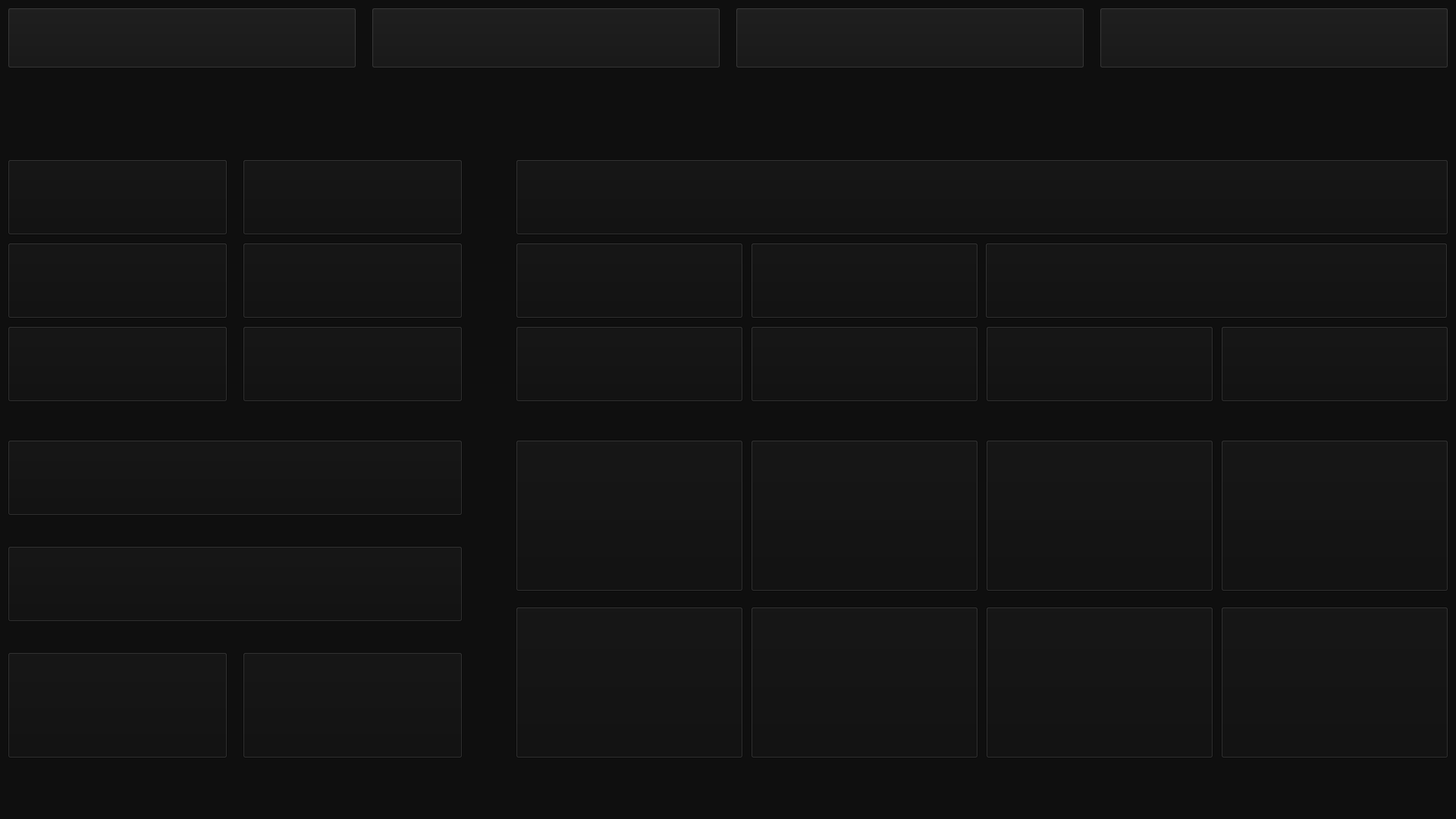
<?xml version="1.0" encoding="UTF-8"?>
<ui version="4.0">
 <class>TouchPanel1</class>
 <widget class="QMainWindow" name="TouchPanel1">
  <property name="geometry">
   <rect>
    <x>0</x>
    <y>0</y>
    <width>1920</width>
    <height>1080</height>
   </rect>
  </property>
  <property name="sizePolicy">
   <sizepolicy hsizetype="Fixed" vsizetype="Fixed">
    <horstretch>0</horstretch>
    <verstretch>0</verstretch>
   </sizepolicy>
  </property>
  <property name="windowTitle">
   <string>TouchPanel1</string>
  </property>
  <property name="styleSheet">
   <string notr="true">background-color: rgb(15, 15, 15);</string>
  </property>
  <widget class="QWidget" name="centralwidget">
   <widget class="QPushButton" name="navPanel">
    <property name="geometry">
     <rect>
      <x>10</x>
      <y>10</y>
      <width>460</width>
      <height>80</height>
     </rect>
    </property>
    <property name="styleSheet">
     <string notr="true">background-color: rgb(21, 21, 21);
border-image: url(:/PanelButton1.png);</string>
    </property>
    <property name="text">
     <string/>
    </property>
    <property name="flat">
     <bool>false</bool>
    </property>
   </widget>
   <widget class="QPushButton" name="commPanel">
    <property name="geometry">
     <rect>
      <x>490</x>
      <y>10</y>
      <width>460</width>
      <height>80</height>
     </rect>
    </property>
    <property name="styleSheet">
     <string notr="true">background-color: rgb(21, 21, 21);
border-image: url(:/PanelButton2.png);</string>
    </property>
    <property name="text">
     <string/>
    </property>
   </widget>
   <widget class="QPushButton" name="vehiclePanel">
    <property name="geometry">
     <rect>
      <x>970</x>
      <y>10</y>
      <width>460</width>
      <height>80</height>
     </rect>
    </property>
    <property name="styleSheet">
     <string notr="true">background-color: rgb(21, 21, 21);
border-image: url(:/PanelButton3.png);</string>
    </property>
    <property name="text">
     <string/>
    </property>
   </widget>
   <widget class="QPushButton" name="modulePanel">
    <property name="geometry">
     <rect>
      <x>1450</x>
      <y>10</y>
      <width>460</width>
      <height>80</height>
     </rect>
    </property>
    <property name="styleSheet">
     <string notr="true">background-color: rgb(21, 21, 21);
border-image: url(:/PanelButton4.png);</string>
    </property>
    <property name="text">
     <string/>
    </property>
   </widget>
   <widget class="QPushButton" name="hud_prv_tab">
    <property name="geometry">
     <rect>
      <x>10</x>
      <y>210</y>
      <width>290</width>
      <height>100</height>
     </rect>
    </property>
    <property name="styleSheet">
     <string notr="true">border-image: url(:/hud_prvpanel.png);</string>
    </property>
    <property name="text">
     <string/>
    </property>
   </widget>
   <widget class="QGraphicsView" name="graphicsView">
    <property name="geometry">
     <rect>
      <x>10</x>
      <y>120</y>
      <width>600</width>
      <height>60</height>
     </rect>
    </property>
    <property name="styleSheet">
     <string notr="true">border-image: url(:/header1.png);</string>
    </property>
    <property name="frameShape">
     <enum>QFrame::NoFrame</enum>
    </property>
   </widget>
   <widget class="QGraphicsView" name="graphicsView_2">
    <property name="geometry">
     <rect>
      <x>680</x>
      <y>120</y>
      <width>600</width>
      <height>60</height>
     </rect>
    </property>
    <property name="styleSheet">
     <string notr="true">border-image: url(:/header2.png);</string>
    </property>
    <property name="frameShape">
     <enum>QFrame::NoFrame</enum>
    </property>
   </widget>
   <widget class="QPushButton" name="hud_confirm">
    <property name="geometry">
     <rect>
      <x>10</x>
      <y>580</y>
      <width>600</width>
      <height>100</height>
     </rect>
    </property>
    <property name="styleSheet">
     <string notr="true">border-image: url(:/hud_select.png);</string>
    </property>
    <property name="text">
     <string/>
    </property>
   </widget>
   <widget class="QPushButton" name="nav_systemmap">
    <property name="geometry">
     <rect>
      <x>10</x>
      <y>860</y>
      <width>290</width>
      <height>140</height>
     </rect>
    </property>
    <property name="styleSheet">
     <string notr="true">border-image: url(:/hud_solar_system_map.png);</string>
    </property>
    <property name="text">
     <string/>
    </property>
   </widget>
   <widget class="QPushButton" name="nav_galaxymap">
    <property name="geometry">
     <rect>
      <x>320</x>
      <y>860</y>
      <width>290</width>
      <height>140</height>
     </rect>
    </property>
    <property name="styleSheet">
     <string notr="true">border-image: url(:/hud_galaxy_map.png);</string>
    </property>
    <property name="text">
     <string/>
    </property>
   </widget>
   <widget class="QPushButton" name="hud_next_tab">
    <property name="geometry">
     <rect>
      <x>320</x>
      <y>210</y>
      <width>290</width>
      <height>100</height>
     </rect>
    </property>
    <property name="styleSheet">
     <string notr="true">border-image: url(:/hud_nextpanel.png);</string>
    </property>
    <property name="text">
     <string/>
    </property>
   </widget>
   <widget class="QPushButton" name="hud_nav_left">
    <property name="geometry">
     <rect>
      <x>10</x>
      <y>320</y>
      <width>290</width>
      <height>100</height>
     </rect>
    </property>
    <property name="styleSheet">
     <string notr="true">border-image: url(:/hud_move_left.png);</string>
    </property>
    <property name="text">
     <string/>
    </property>
   </widget>
   <widget class="QPushButton" name="hud_nav_right">
    <property name="geometry">
     <rect>
      <x>320</x>
      <y>320</y>
      <width>290</width>
      <height>100</height>
     </rect>
    </property>
    <property name="styleSheet">
     <string notr="true">border-image: url(:/hud_move_right.png);</string>
    </property>
    <property name="text">
     <string/>
    </property>
   </widget>
   <widget class="QPushButton" name="hud_nav_up">
    <property name="geometry">
     <rect>
      <x>10</x>
      <y>430</y>
      <width>290</width>
      <height>100</height>
     </rect>
    </property>
    <property name="styleSheet">
     <string notr="true">border-image: url(:/hud_move_up.png);</string>
    </property>
    <property name="text">
     <string/>
    </property>
   </widget>
   <widget class="QPushButton" name="hud_nav_down">
    <property name="geometry">
     <rect>
      <x>320</x>
      <y>430</y>
      <width>290</width>
      <height>100</height>
     </rect>
    </property>
    <property name="styleSheet">
     <string notr="true">border-image: url(:/hud_move_down.png);</string>
    </property>
    <property name="text">
     <string/>
    </property>
   </widget>
   <widget class="QPushButton" name="supercruise_jump">
    <property name="geometry">
     <rect>
      <x>680</x>
      <y>210</y>
      <width>1230</width>
      <height>100</height>
     </rect>
    </property>
    <property name="styleSheet">
     <string notr="true">border-image: url(:/flight_frameshift.png);</string>
    </property>
    <property name="text">
     <string/>
    </property>
   </widget>
   <widget class="QPushButton" name="velocity_minus">
    <property name="geometry">
     <rect>
      <x>680</x>
      <y>320</y>
      <width>300</width>
      <height>100</height>
     </rect>
    </property>
    <property name="styleSheet">
     <string notr="true">border-image: url(:/flight_vel_down.png);</string>
    </property>
    <property name="text">
     <string/>
    </property>
   </widget>
   <widget class="QPushButton" name="velocity_plus">
    <property name="geometry">
     <rect>
      <x>990</x>
      <y>320</y>
      <width>300</width>
      <height>100</height>
     </rect>
    </property>
    <property name="styleSheet">
     <string notr="true">border-image: url(:/flight_vel_up.png);</string>
    </property>
    <property name="text">
     <string/>
    </property>
   </widget>
   <widget class="QPushButton" name="full_stop">
    <property name="geometry">
     <rect>
      <x>1299</x>
      <y>320</y>
      <width>610</width>
      <height>100</height>
     </rect>
    </property>
    <property name="styleSheet">
     <string notr="true">border-image: url(:/flight_fullstop.png);</string>
    </property>
    <property name="text">
     <string/>
    </property>
   </widget>
   <widget class="QPushButton" name="vel_25">
    <property name="geometry">
     <rect>
      <x>680</x>
      <y>430</y>
      <width>300</width>
      <height>100</height>
     </rect>
    </property>
    <property name="styleSheet">
     <string notr="true">border-image: url(:/flight_vel_25.png);</string>
    </property>
    <property name="text">
     <string/>
    </property>
   </widget>
   <widget class="QPushButton" name="vel_50">
    <property name="geometry">
     <rect>
      <x>990</x>
      <y>430</y>
      <width>300</width>
      <height>100</height>
     </rect>
    </property>
    <property name="styleSheet">
     <string notr="true">border-image: url(:/flight_vel_50.png);</string>
    </property>
    <property name="text">
     <string/>
    </property>
   </widget>
   <widget class="QPushButton" name="vel_75">
    <property name="geometry">
     <rect>
      <x>1300</x>
      <y>430</y>
      <width>300</width>
      <height>100</height>
     </rect>
    </property>
    <property name="styleSheet">
     <string notr="true">border-image: url(:/flight_vel_75.png);</string>
    </property>
    <property name="text">
     <string/>
    </property>
   </widget>
   <widget class="QPushButton" name="vel_100">
    <property name="geometry">
     <rect>
      <x>1610</x>
      <y>430</y>
      <width>300</width>
      <height>100</height>
     </rect>
    </property>
    <property name="styleSheet">
     <string notr="true">border-image: url(:/flight_vel_100.png);</string>
    </property>
    <property name="text">
     <string/>
    </property>
   </widget>
   <widget class="QPushButton" name="prv_firegr">
    <property name="geometry">
     <rect>
      <x>680</x>
      <y>580</y>
      <width>300</width>
      <height>200</height>
     </rect>
    </property>
    <property name="styleSheet">
     <string notr="true">border-image: url(:/flight_prv_firegr.png);</string>
    </property>
    <property name="text">
     <string/>
    </property>
   </widget>
   <widget class="QPushButton" name="next_firegr">
    <property name="geometry">
     <rect>
      <x>990</x>
      <y>580</y>
      <width>300</width>
      <height>200</height>
     </rect>
    </property>
    <property name="styleSheet">
     <string notr="true">border-image: url(:/flight_next_firegr.png);</string>
    </property>
    <property name="text">
     <string/>
    </property>
   </widget>
   <widget class="QPushButton" name="fire_main">
    <property name="geometry">
     <rect>
      <x>1610</x>
      <y>580</y>
      <width>300</width>
      <height>200</height>
     </rect>
    </property>
    <property name="styleSheet">
     <string notr="true">border-image: url(:/flight_fire_main.png);</string>
    </property>
    <property name="text">
     <string/>
    </property>
   </widget>
   <widget class="QPushButton" name="fire_2nd">
    <property name="geometry">
     <rect>
      <x>1300</x>
      <y>580</y>
      <width>300</width>
      <height>200</height>
     </rect>
    </property>
    <property name="styleSheet">
     <string notr="true">border-image: url(:/flight_fire_2nd.png);</string>
    </property>
    <property name="text">
     <string/>
    </property>
   </widget>
   <widget class="QPushButton" name="landing_gear">
    <property name="geometry">
     <rect>
      <x>680</x>
      <y>800</y>
      <width>300</width>
      <height>200</height>
     </rect>
    </property>
    <property name="styleSheet">
     <string notr="true">border-image: url(:/flight_landinggear.png);</string>
    </property>
    <property name="text">
     <string/>
    </property>
   </widget>
   <widget class="QPushButton" name="fss_mode">
    <property name="geometry">
     <rect>
      <x>990</x>
      <y>800</y>
      <width>300</width>
      <height>200</height>
     </rect>
    </property>
    <property name="styleSheet">
     <string notr="true">border-image: url(:/flight_fssmode.png);</string>
    </property>
    <property name="text">
     <string/>
    </property>
   </widget>
   <widget class="QPushButton" name="orbitlines">
    <property name="geometry">
     <rect>
      <x>1300</x>
      <y>800</y>
      <width>300</width>
      <height>200</height>
     </rect>
    </property>
    <property name="styleSheet">
     <string notr="true">border-image: url(:/flight_orbitlines.png);</string>
    </property>
    <property name="text">
     <string/>
    </property>
   </widget>
   <widget class="QPushButton" name="lights">
    <property name="geometry">
     <rect>
      <x>1610</x>
      <y>800</y>
      <width>300</width>
      <height>200</height>
     </rect>
    </property>
    <property name="styleSheet">
     <string notr="true">border-image: url(:/flight_extlight.png);</string>
    </property>
    <property name="text">
     <string/>
    </property>
   </widget>
   <widget class="QPushButton" name="hud_confirm_2">
    <property name="geometry">
     <rect>
      <x>10</x>
      <y>720</y>
      <width>600</width>
      <height>100</height>
     </rect>
    </property>
    <property name="styleSheet">
     <string notr="true">border-image: url(:/hud_return.png);</string>
    </property>
    <property name="text">
     <string/>
    </property>
   </widget>
  </widget>
 </widget>
 <resources/>
 <connections/>
</ui>
